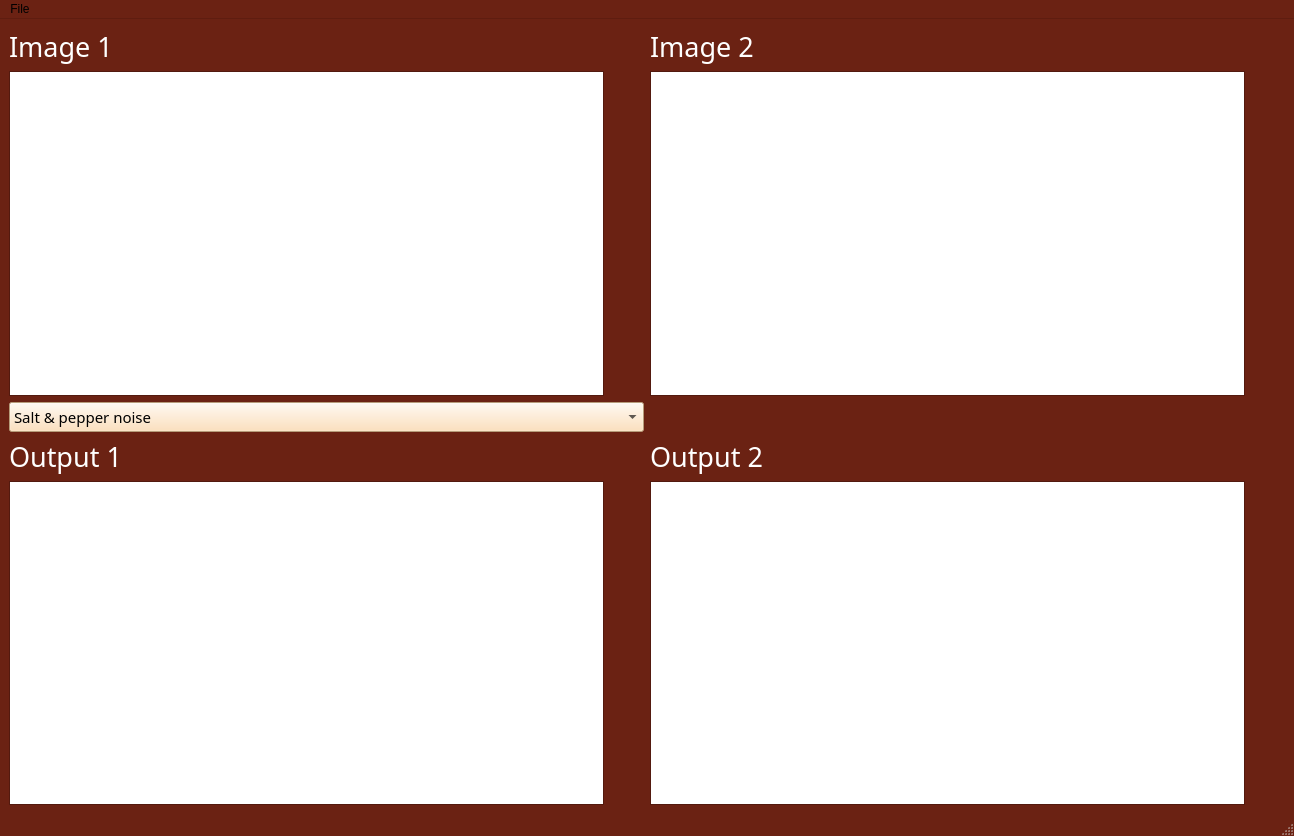
<?xml version="1.0" encoding="UTF-8"?>
<ui version="4.0">
 <class>MainWindow</class>
 <widget class="QMainWindow" name="MainWindow">
  <property name="geometry">
   <rect>
    <x>0</x>
    <y>0</y>
    <width>1294</width>
    <height>836</height>
   </rect>
  </property>
  <property name="palette">
   <palette>
    <active>
     <colorrole role="WindowText">
      <brush brushstyle="SolidPattern">
       <color alpha="255">
        <red>255</red>
        <green>255</green>
        <blue>255</blue>
       </color>
      </brush>
     </colorrole>
     <colorrole role="Button">
      <brush brushstyle="SolidPattern">
       <color alpha="255">
        <red>255</red>
        <green>170</green>
        <blue>127</blue>
       </color>
      </brush>
     </colorrole>
     <colorrole role="Light">
      <brush brushstyle="SolidPattern">
       <color alpha="255">
        <red>255</red>
        <green>255</green>
        <blue>255</blue>
       </color>
      </brush>
     </colorrole>
     <colorrole role="Dark">
      <brush brushstyle="SolidPattern">
       <color alpha="255">
        <red>136</red>
        <green>132</green>
        <blue>131</blue>
       </color>
      </brush>
     </colorrole>
     <colorrole role="Text">
      <brush brushstyle="SolidPattern">
       <color alpha="255">
        <red>0</red>
        <green>0</green>
        <blue>0</blue>
       </color>
      </brush>
     </colorrole>
     <colorrole role="ButtonText">
      <brush brushstyle="SolidPattern">
       <color alpha="255">
        <red>0</red>
        <green>0</green>
        <blue>0</blue>
       </color>
      </brush>
     </colorrole>
     <colorrole role="Base">
      <brush brushstyle="SolidPattern">
       <color alpha="255">
        <red>255</red>
        <green>255</green>
        <blue>255</blue>
       </color>
      </brush>
     </colorrole>
     <colorrole role="Window">
      <brush brushstyle="SolidPattern">
       <color alpha="255">
        <red>107</red>
        <green>34</green>
        <blue>19</blue>
       </color>
      </brush>
     </colorrole>
     <colorrole role="Shadow">
      <brush brushstyle="SolidPattern">
       <color alpha="255">
        <red>0</red>
        <green>0</green>
        <blue>0</blue>
       </color>
      </brush>
     </colorrole>
     <colorrole role="PlaceholderText">
      <brush brushstyle="SolidPattern">
       <color alpha="128">
        <red>0</red>
        <green>0</green>
        <blue>0</blue>
       </color>
      </brush>
     </colorrole>
    </active>
    <inactive>
     <colorrole role="WindowText">
      <brush brushstyle="SolidPattern">
       <color alpha="255">
        <red>255</red>
        <green>255</green>
        <blue>255</blue>
       </color>
      </brush>
     </colorrole>
     <colorrole role="Button">
      <brush brushstyle="SolidPattern">
       <color alpha="255">
        <red>255</red>
        <green>170</green>
        <blue>127</blue>
       </color>
      </brush>
     </colorrole>
     <colorrole role="Light">
      <brush brushstyle="SolidPattern">
       <color alpha="255">
        <red>255</red>
        <green>255</green>
        <blue>255</blue>
       </color>
      </brush>
     </colorrole>
     <colorrole role="Dark">
      <brush brushstyle="SolidPattern">
       <color alpha="255">
        <red>136</red>
        <green>132</green>
        <blue>131</blue>
       </color>
      </brush>
     </colorrole>
     <colorrole role="Text">
      <brush brushstyle="SolidPattern">
       <color alpha="255">
        <red>0</red>
        <green>0</green>
        <blue>0</blue>
       </color>
      </brush>
     </colorrole>
     <colorrole role="ButtonText">
      <brush brushstyle="SolidPattern">
       <color alpha="255">
        <red>0</red>
        <green>0</green>
        <blue>0</blue>
       </color>
      </brush>
     </colorrole>
     <colorrole role="Base">
      <brush brushstyle="SolidPattern">
       <color alpha="255">
        <red>255</red>
        <green>255</green>
        <blue>255</blue>
       </color>
      </brush>
     </colorrole>
     <colorrole role="Window">
      <brush brushstyle="SolidPattern">
       <color alpha="255">
        <red>107</red>
        <green>34</green>
        <blue>19</blue>
       </color>
      </brush>
     </colorrole>
     <colorrole role="Shadow">
      <brush brushstyle="SolidPattern">
       <color alpha="255">
        <red>0</red>
        <green>0</green>
        <blue>0</blue>
       </color>
      </brush>
     </colorrole>
     <colorrole role="PlaceholderText">
      <brush brushstyle="SolidPattern">
       <color alpha="128">
        <red>0</red>
        <green>0</green>
        <blue>0</blue>
       </color>
      </brush>
     </colorrole>
    </inactive>
    <disabled>
     <colorrole role="WindowText">
      <brush brushstyle="SolidPattern">
       <color alpha="255">
        <red>136</red>
        <green>132</green>
        <blue>131</blue>
       </color>
      </brush>
     </colorrole>
     <colorrole role="Button">
      <brush brushstyle="SolidPattern">
       <color alpha="255">
        <red>255</red>
        <green>170</green>
        <blue>127</blue>
       </color>
      </brush>
     </colorrole>
     <colorrole role="Light">
      <brush brushstyle="SolidPattern">
       <color alpha="255">
        <red>255</red>
        <green>255</green>
        <blue>255</blue>
       </color>
      </brush>
     </colorrole>
     <colorrole role="Dark">
      <brush brushstyle="SolidPattern">
       <color alpha="255">
        <red>136</red>
        <green>132</green>
        <blue>131</blue>
       </color>
      </brush>
     </colorrole>
     <colorrole role="Text">
      <brush brushstyle="SolidPattern">
       <color alpha="255">
        <red>136</red>
        <green>132</green>
        <blue>131</blue>
       </color>
      </brush>
     </colorrole>
     <colorrole role="ButtonText">
      <brush brushstyle="SolidPattern">
       <color alpha="255">
        <red>136</red>
        <green>132</green>
        <blue>131</blue>
       </color>
      </brush>
     </colorrole>
     <colorrole role="Base">
      <brush brushstyle="SolidPattern">
       <color alpha="255">
        <red>107</red>
        <green>34</green>
        <blue>19</blue>
       </color>
      </brush>
     </colorrole>
     <colorrole role="Window">
      <brush brushstyle="SolidPattern">
       <color alpha="255">
        <red>107</red>
        <green>34</green>
        <blue>19</blue>
       </color>
      </brush>
     </colorrole>
     <colorrole role="Shadow">
      <brush brushstyle="SolidPattern">
       <color alpha="255">
        <red>0</red>
        <green>0</green>
        <blue>0</blue>
       </color>
      </brush>
     </colorrole>
     <colorrole role="PlaceholderText">
      <brush brushstyle="SolidPattern">
       <color alpha="128">
        <red>0</red>
        <green>0</green>
        <blue>0</blue>
       </color>
      </brush>
     </colorrole>
    </disabled>
   </palette>
  </property>
  <property name="windowTitle">
   <string>MainWindow</string>
  </property>
  <widget class="QWidget" name="centralwidget">
   <layout class="QGridLayout" name="gridLayout_5">
    <item row="3" column="0">
     <layout class="QGridLayout" name="gridLayout_2">
      <item row="1" column="0">
       <widget class="QLabel" name="label_7">
        <property name="font">
         <font>
          <family>Kalam Light</family>
          <pointsize>20</pointsize>
         </font>
        </property>
        <property name="text">
         <string>Output 1</string>
        </property>
       </widget>
      </item>
      <item row="2" column="0">
       <widget class="MplWidget" name="graphicsView_4"/>
      </item>
      <item row="2" column="1">
       <spacer name="horizontalSpacer">
        <property name="orientation">
         <enum>Qt::Horizontal</enum>
        </property>
        <property name="sizeType">
         <enum>QSizePolicy::Maximum</enum>
        </property>
        <property name="sizeHint" stdset="0">
         <size>
          <width>40</width>
          <height>20</height>
         </size>
        </property>
       </spacer>
      </item>
     </layout>
    </item>
    <item row="1" column="0">
     <layout class="QGridLayout" name="gridLayout">
      <item row="2" column="1">
       <spacer name="horizontalSpacer_3">
        <property name="orientation">
         <enum>Qt::Horizontal</enum>
        </property>
        <property name="sizeType">
         <enum>QSizePolicy::Maximum</enum>
        </property>
        <property name="sizeHint" stdset="0">
         <size>
          <width>40</width>
          <height>20</height>
         </size>
        </property>
       </spacer>
      </item>
      <item row="1" column="0">
       <widget class="QLabel" name="label">
        <property name="font">
         <font>
          <family>Kalam Light</family>
          <pointsize>20</pointsize>
         </font>
        </property>
        <property name="text">
         <string>Image 1</string>
        </property>
       </widget>
      </item>
      <item row="2" column="0">
       <widget class="MplWidget" name="graphicsView">
        <property name="enabled">
         <bool>true</bool>
        </property>
       </widget>
      </item>
     </layout>
    </item>
    <item row="1" column="1">
     <layout class="QGridLayout" name="gridLayout_4">
      <item row="1" column="0">
       <widget class="MplWidget" name="graphicsView_2"/>
      </item>
      <item row="0" column="0">
       <widget class="QLabel" name="label_2">
        <property name="palette">
         <palette>
          <active>
           <colorrole role="Text">
            <brush brushstyle="SolidPattern">
             <color alpha="255">
              <red>255</red>
              <green>255</green>
              <blue>255</blue>
             </color>
            </brush>
           </colorrole>
           <colorrole role="PlaceholderText">
            <brush brushstyle="SolidPattern">
             <color alpha="128">
              <red>255</red>
              <green>255</green>
              <blue>255</blue>
             </color>
            </brush>
           </colorrole>
          </active>
          <inactive>
           <colorrole role="Text">
            <brush brushstyle="SolidPattern">
             <color alpha="255">
              <red>255</red>
              <green>255</green>
              <blue>255</blue>
             </color>
            </brush>
           </colorrole>
           <colorrole role="PlaceholderText">
            <brush brushstyle="SolidPattern">
             <color alpha="128">
              <red>255</red>
              <green>255</green>
              <blue>255</blue>
             </color>
            </brush>
           </colorrole>
          </inactive>
          <disabled>
           <colorrole role="Text">
            <brush brushstyle="SolidPattern">
             <color alpha="255">
              <red>120</red>
              <green>120</green>
              <blue>120</blue>
             </color>
            </brush>
           </colorrole>
           <colorrole role="PlaceholderText">
            <brush brushstyle="SolidPattern">
             <color alpha="128">
              <red>0</red>
              <green>0</green>
              <blue>0</blue>
             </color>
            </brush>
           </colorrole>
          </disabled>
         </palette>
        </property>
        <property name="font">
         <font>
          <family>Kalam Light</family>
          <pointsize>20</pointsize>
         </font>
        </property>
        <property name="text">
         <string>Image 2</string>
        </property>
       </widget>
      </item>
      <item row="1" column="1">
       <spacer name="horizontalSpacer_4">
        <property name="orientation">
         <enum>Qt::Horizontal</enum>
        </property>
        <property name="sizeType">
         <enum>QSizePolicy::Maximum</enum>
        </property>
        <property name="sizeHint" stdset="0">
         <size>
          <width>40</width>
          <height>20</height>
         </size>
        </property>
       </spacer>
      </item>
     </layout>
    </item>
    <item row="3" column="1">
     <layout class="QGridLayout" name="gridLayout_3">
      <item row="0" column="0">
       <widget class="QLabel" name="label_6">
        <property name="font">
         <font>
          <family>Kalam Light</family>
          <pointsize>20</pointsize>
         </font>
        </property>
        <property name="text">
         <string>Output 2</string>
        </property>
       </widget>
      </item>
      <item row="1" column="0">
       <widget class="MplWidget" name="graphicsView_3"/>
      </item>
      <item row="1" column="1">
       <spacer name="horizontalSpacer_5">
        <property name="orientation">
         <enum>Qt::Horizontal</enum>
        </property>
        <property name="sizeType">
         <enum>QSizePolicy::Maximum</enum>
        </property>
        <property name="sizeHint" stdset="0">
         <size>
          <width>40</width>
          <height>20</height>
         </size>
        </property>
       </spacer>
      </item>
     </layout>
    </item>
    <item row="2" column="0">
     <widget class="QComboBox" name="comboBox">
      <property name="palette">
       <palette>
        <active>
         <colorrole role="Button">
          <brush brushstyle="SolidPattern">
           <color alpha="255">
            <red>255</red>
            <green>218</green>
            <blue>171</blue>
           </color>
          </brush>
         </colorrole>
         <colorrole role="Base">
          <brush brushstyle="SolidPattern">
           <color alpha="255">
            <red>255</red>
            <green>218</green>
            <blue>171</blue>
           </color>
          </brush>
         </colorrole>
         <colorrole role="Window">
          <brush brushstyle="SolidPattern">
           <color alpha="255">
            <red>255</red>
            <green>218</green>
            <blue>171</blue>
           </color>
          </brush>
         </colorrole>
         <colorrole role="Highlight">
          <brush brushstyle="SolidPattern">
           <color alpha="255">
            <red>254</red>
            <green>217</green>
            <blue>170</blue>
           </color>
          </brush>
         </colorrole>
         <colorrole role="HighlightedText">
          <brush brushstyle="SolidPattern">
           <color alpha="255">
            <red>0</red>
            <green>0</green>
            <blue>0</blue>
           </color>
          </brush>
         </colorrole>
         <colorrole role="PlaceholderText">
          <brush brushstyle="SolidPattern">
           <color alpha="128">
            <red>255</red>
            <green>170</green>
            <blue>127</blue>
           </color>
          </brush>
         </colorrole>
        </active>
        <inactive>
         <colorrole role="Button">
          <brush brushstyle="SolidPattern">
           <color alpha="255">
            <red>255</red>
            <green>218</green>
            <blue>171</blue>
           </color>
          </brush>
         </colorrole>
         <colorrole role="Base">
          <brush brushstyle="SolidPattern">
           <color alpha="255">
            <red>255</red>
            <green>218</green>
            <blue>171</blue>
           </color>
          </brush>
         </colorrole>
         <colorrole role="Window">
          <brush brushstyle="SolidPattern">
           <color alpha="255">
            <red>255</red>
            <green>218</green>
            <blue>171</blue>
           </color>
          </brush>
         </colorrole>
         <colorrole role="Highlight">
          <brush brushstyle="SolidPattern">
           <color alpha="255">
            <red>254</red>
            <green>217</green>
            <blue>170</blue>
           </color>
          </brush>
         </colorrole>
         <colorrole role="HighlightedText">
          <brush brushstyle="SolidPattern">
           <color alpha="255">
            <red>0</red>
            <green>0</green>
            <blue>0</blue>
           </color>
          </brush>
         </colorrole>
         <colorrole role="PlaceholderText">
          <brush brushstyle="SolidPattern">
           <color alpha="128">
            <red>255</red>
            <green>170</green>
            <blue>127</blue>
           </color>
          </brush>
         </colorrole>
        </inactive>
        <disabled>
         <colorrole role="Button">
          <brush brushstyle="SolidPattern">
           <color alpha="255">
            <red>255</red>
            <green>218</green>
            <blue>171</blue>
           </color>
          </brush>
         </colorrole>
         <colorrole role="Base">
          <brush brushstyle="SolidPattern">
           <color alpha="255">
            <red>255</red>
            <green>218</green>
            <blue>171</blue>
           </color>
          </brush>
         </colorrole>
         <colorrole role="Window">
          <brush brushstyle="SolidPattern">
           <color alpha="255">
            <red>255</red>
            <green>218</green>
            <blue>171</blue>
           </color>
          </brush>
         </colorrole>
         <colorrole role="Highlight">
          <brush brushstyle="SolidPattern">
           <color alpha="255">
            <red>51</red>
            <green>153</green>
            <blue>255</blue>
           </color>
          </brush>
         </colorrole>
         <colorrole role="HighlightedText">
          <brush brushstyle="SolidPattern">
           <color alpha="255">
            <red>0</red>
            <green>0</green>
            <blue>0</blue>
           </color>
          </brush>
         </colorrole>
         <colorrole role="PlaceholderText">
          <brush brushstyle="SolidPattern">
           <color alpha="128">
            <red>255</red>
            <green>170</green>
            <blue>127</blue>
           </color>
          </brush>
         </colorrole>
        </disabled>
       </palette>
      </property>
      <property name="font">
       <font>
        <family>Kalam Light</family>
        <pointsize>11</pointsize>
       </font>
      </property>
      <property name="autoFillBackground">
       <bool>false</bool>
      </property>
      <property name="styleSheet">
       <string notr="true">background:rgb(255, 218, 171)</string>
      </property>
      <item>
       <property name="text">
        <string>Salt &amp; pepper noise</string>
       </property>
      </item>
      <item>
       <property name="text">
        <string>Average  Low pass filter</string>
       </property>
      </item>
      <item>
       <property name="text">
        <string>Gaussian Low pass filter</string>
       </property>
      </item>
      <item>
       <property name="text">
        <string>Median Low pass filter</string>
       </property>
      </item>
      <item>
       <property name="text">
        <string>Sobel Mask</string>
       </property>
      </item>
      <item>
       <property name="text">
        <string>Roberts Mask</string>
       </property>
      </item>
      <item>
       <property name="text">
        <string>Prewitt Mask</string>
       </property>
      </item>
      <item>
       <property name="text">
        <string>Canny edge detector</string>
       </property>
      </item>
      <item>
       <property name="text">
        <string>Histogram &amp; Distribution curve</string>
       </property>
      </item>
      <item>
       <property name="text">
        <string>Cumulative curve</string>
       </property>
      </item>
      <item>
       <property name="text">
        <string>Histogram equalization</string>
       </property>
      </item>
      <item>
       <property name="text">
        <string>Image normalization</string>
       </property>
      </item>
      <item>
       <property name="text">
        <string>Local thresholding</string>
       </property>
      </item>
      <item>
       <property name="text">
        <string>Global thresholding</string>
       </property>
      </item>
      <item>
       <property name="text">
        <string>Convert to Gray scale</string>
       </property>
      </item>
      <item>
       <property name="text">
        <string>Frequency domain Low pass filter</string>
       </property>
      </item>
      <item>
       <property name="text">
        <string>Frequency domain High pass filter</string>
       </property>
      </item>
      <item>
       <property name="text">
        <string>Hybrid image</string>
       </property>
      </item>
     </widget>
    </item>
   </layout>
  </widget>
  <widget class="QMenuBar" name="menubar">
   <property name="geometry">
    <rect>
     <x>0</x>
     <y>0</y>
     <width>1294</width>
     <height>26</height>
    </rect>
   </property>
   <widget class="QMenu" name="menuFile">
    <property name="title">
     <string>File</string>
    </property>
    <addaction name="load1"/>
    <addaction name="load2"/>
   </widget>
   <addaction name="menuFile"/>
  </widget>
  <widget class="QStatusBar" name="statusbar"/>
  <action name="load1">
   <property name="text">
    <string>Load img1</string>
   </property>
   <property name="shortcut">
    <string>Ctrl+1</string>
   </property>
  </action>
  <action name="load2">
   <property name="text">
    <string>Load img2</string>
   </property>
   <property name="shortcut">
    <string>Ctrl+2</string>
   </property>
  </action>
 </widget>
 <customwidgets>
  <customwidget>
   <class>MplWidget</class>
   <extends>QGraphicsView</extends>
   <header>mplwidget.h</header>
  </customwidget>
 </customwidgets>
 <resources/>
 <connections/>
</ui>
